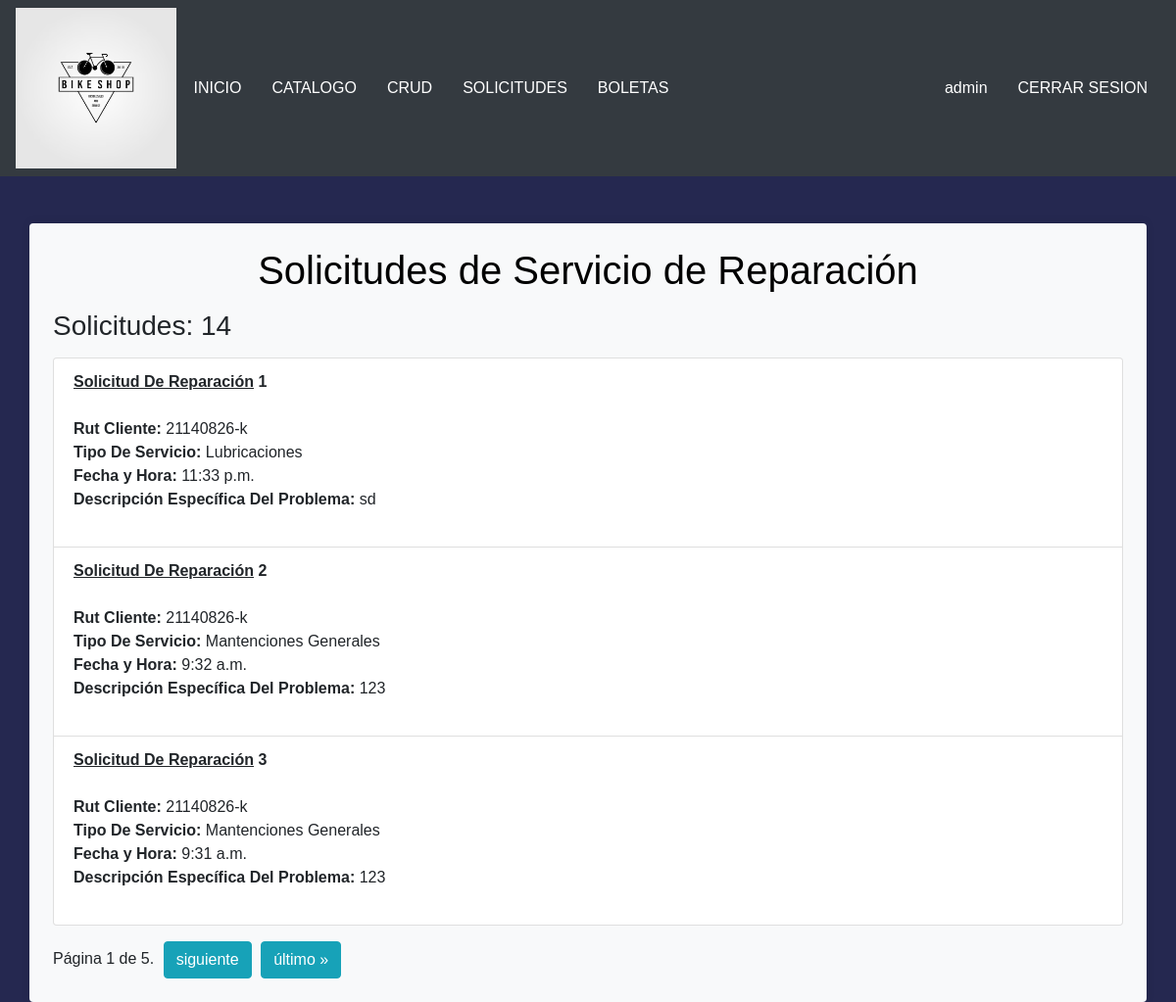
The app's page /solicitudes/ (signed in) with its own data.
### alumnos/models.py (models this page shows, shortened)
class Reparacion(models.Model):
    id_reparacion = models.AutoField(primary_key=True)
    rut = models.CharField(max_length=100)
    servicio = models.CharField(max_length=100)
    hora_entrega = models.TimeField()
    descripcion = models.CharField(max_length=255)
    estado = models.ForeignKey(Estado, on_delete=models.CASCADE, db_column='id_estado')
    usuario = models.ForeignKey(Cliente, on_delete=models.CASCADE, db_column='id_cliente')

### alumnos/views.py (the view)
# urls.py: path('solicitudes/', views.lista_solicitudes, name='solicitudes'),
def lista_solicitudes(request):
    if request.user.is_staff == False:
        return redirect(index)
    solicitudes_list = Reparacion.objects.all()
    paginator = Paginator(solicitudes_list, 3)  # Número de objetos por página
    page_number = request.GET.get('page')
    solicitudes_reparacion = paginator.get_page(page_number)
    total_solicitudes = solicitudes_list.count()
    return render(request, 'alumnos/solicitudes.html', {
        'solicitudes_reparacion': solicitudes_reparacion,
        'total_solicitudes': total_solicitudes,
    })

### alumnos/templates/alumnos/solicitudes.html (shortened to what this page needs)
{% extends "alumnos/base.html" %}
{% block content %}
<div class="container bg-light rounded p-4 mt-4">
    <h1 class="text-center titulo-reparacion">Solicitudes de Servicio de Reparación</h1>
    <div id="contenedorSolicitudes" class="mt-3">
        <h3>Solicitudes: {{ total_solicitudes }}</h3>
    </div>
    <ul id="listaSolicitudes" class="list-group mt-3">
        {% for solicitud in solicitudes_reparacion %}
            <li class="list-group-item">
                <strong><u>Solicitud De Reparación</u> {{ forloop.counter }}</strong><br><br>
                <b>Rut Cliente:</b> {{ solicitud.rut }}<br>
                <b>Tipo De Servicio:</b> {{ solicitud.servicio }}<br>
                <b>Fecha y Hora:</b> {{ solicitud.hora_entrega }}<br>
                <b>Descripción Específica Del Problema:</b> {{ solicitud.descripcion }}<br>
                <br>
            </li>
        {% endfor %}
    </ul>
    <div class="pagination mt-3">
        <span class="step-links">
            <span class="current">
                Página {{ solicitudes_reparacion.number }} de {{ solicitudes_reparacion.paginator.num_pages }}.
            </span>
            {% if solicitudes_reparacion.has_next %}
                <a href="?page={{ solicitudes_reparacion.next_page_number }}" class="btn btn-info" style="text-decoration: none;">siguiente</a>
                <a href="?page={{ solicitudes_reparacion.paginator.num_pages }}" class="btn btn-info" style="text-decoration: none;">último &raquo;</a>
            {% endif %}
        </span>
    </div>
</div>
{% endblock %}

### alumnos/templates/alumnos/base.html (shortened to what this page needs)
{% load static %}
<!DOCTYPE html>
<html lang="en">
  <head>
    <link rel="stylesheet" href="https://cdn.jsdelivr.net/npm/bootstrap@4.6.2/dist/css/bootstrap.min.css" />
    <link rel="stylesheet" type="text/css" href="{% static 'css/index.css' %}" />
    <link rel="stylesheet" href="https://unpkg.com/leaflet@1.7.1/dist/leaflet.css" />
    <link rel="stylesheet" href="{% static 'css/arrendar.css' %}">
    <link rel="stylesheet" type="text/css" href="{% static 'css/style_form.css' %}">
    <link rel="stylesheet" type="text/css" href="{% static 'css/style_reparaciones.css' %}" />
    <link rel="stylesheet" href="{% static 'css/style_botones.css' %}" />
    <link rel="stylesheet" href="{% static 'css/style_carrito.css' %}">
  </head>
  <body>
    <nav class="navbar navbar-expand-lg navbar-dark bg-dark">
      <div class="logo">
        <a href="/" style="margin: 0 !important;">
          <img src="{% static 'img/logo_bici.png' %}" alt="" class="img-fluid" />
        </a>
      </div>
      <div class="collapse navbar-collapse" id="navbarNav">
        <ul class="navbar-nav">
          <li class="nav-item active">
            <a class="btn" href="/">INICIO<span class="sr-only">(current)</span></a>
          </li>
          <li class="nav-item active">
            <a class="btn" href="{% url 'catalogo' %}">CATALOGO</a>
          </li>
          {% if user.is_staff %}
          <li class="nav-item active">
            <a class="btn" href="{% url 'bicicleta_list' %}">CRUD</a>
          </li>
          <li class="nav-item active">
            <a class="btn" href="{% url 'solicitudes' %}">SOLICITUDES</a>
          </li>
          <li class="nav-item active">
            <a class="btn" href="{% url 'boleta_list' %}">BOLETAS</a>
          </li>
          {% endif %}
        </ul>
        <ul class="navbar-nav ml-auto">
          {% if nombre_usuario != None and request.user.is_authenticated == False %}
            <li class="nav-item active">
              <a class="btn" href="{% url 'ver_carrito' %}"><svg version="1.1" xmlns="http://www.w3.org/2000/svg" width="32" height="32" viewBox="0 0 32 32">
                <path d="M12 29c0 1.657-1.343 3-3 3s-3-1.343-3-3c0-1.657 1.343-3 3-3s3 1.343 3 3z"></path>
                <path d="M32 29c0 1.657-1.343 3-3 3s-3-1.343-3-3c0-1.657 1.343-3 3-3s3 1.343 3 3z"></path>
                <path d="M32 16v-12h-24c0-1.105-0.895-2-2-2h-6v2h4l1.502 12.877c-0.915 0.733-1.502 1.859-1.502 3.123 0 2.209 1.791 4 4 4h24v-2h-24c-1.105 0-2-0.895-2-2 0-0.007 0-0.014 0-0.020l26-3.98z"></path>
                </svg></a>
            </li>
            <li class="nav-item active">
              <a class="btn " href="{% url 'perfil' %}">{{nombre_usuario}}</a>
            </li>
            <li class="nav-item active">
              <a class="btn" href="{% url 'cerrar_sesion' %}">CERRAR SESION</a>
            </li>
          {% elif user.is_staff %}
          <li class="nav-item active">
            <a class="btn " href="{% url 'perfil' %}">{{user}}</a>
          </li>
          <li class="nav-item active">
            <a class="btn" href="{% url 'cerrar_sesion' %}">CERRAR SESION</a>
          </li>
          {% endif %}
        </ul>
      </div>
    </nav>
    <br>
    {% block content %}{% endblock %}
  </body>
</html>

### alumnos/static/css/index.css (style rules this page uses)
.btn { color: white; }
.logo { margin: 0; padding: 0; width: 3%; height: 10%; }
@media only screen  and (min-device-width:200px) and (max-device-width:1000px) { .logo { height: 15%; width: 14%; } }
a { margin-left: 5px !important; }
body { background-color: #252850; }
a { color: white; font-family: 'Franklin Gothic Medium', 'Arial Narrow', Arial, sans-serif; }
.titulo-reparacion { color: black; }
.container.bg-light { background-color: rgba(255, 255, 255, 0.8); box-shadow: 0 0 10px rgba(0, 0, 0, 0.1); }

### alumnos/static/css/style_reparaciones.css (style rules this page uses)
body { font-family: Arial, sans-serif; }

### records on screen
Reparacion: rut "21140826-k", servicio "Lubricaciones", hora_entrega "11:33 p.m.", descripcion "sd"
Reparacion: rut "21140826-k", servicio "Mantenciones Generales", hora_entrega "9:32 a.m.", descripcion "123"
Reparacion: rut "21140826-k", servicio "Mantenciones Generales", hora_entrega "9:31 a.m.", descripcion "123"

### other values on screen
{{ user }} "admin"
{{ total_solicitudes }} "14"
{{ solicitudes_reparacion.number }} "1"
{{ solicitudes_reparacion.paginator.num_pages }} "5"
